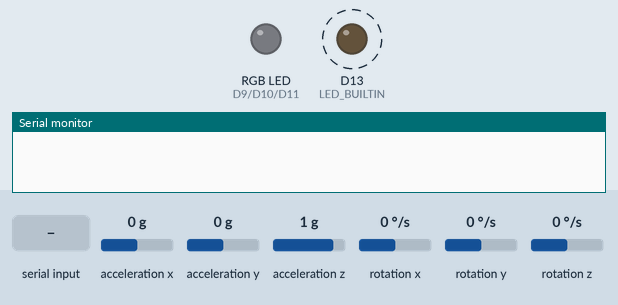
Simulated run of this sketch. Board: Arduino Uno R4 Minima. On the bench: an RGB LED mixed from three pins (HIGH = lit), output pins drawn as LEDs (lit = HIGH), the last lines printed to the serial monitor. Wiring (inferred from the names in the program): MPU-6050 motion sensor at I2C address 0x68. Dashed ring = blinking. The test bench sets the inputs (shaded band); at power-on: acceleration x 0 g, acceleration y 0 g, acceleration z 1 g, rotation x 0 °/s, rotation y 0 °/s, rotation z 0 °/s (analog values on the 0–1023 scale). Dim RGB values are drawn brighter than linear.

Above: at 1.2 s.
1.3 s: "@WIFI CONNECTING\n" received over the second serial link
At 1.72 s:
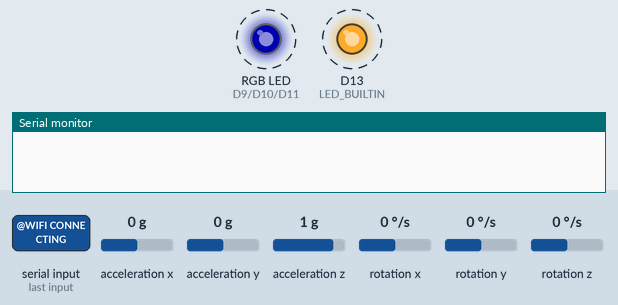
4.3 s: "START\n" received over Serial
At 4.9 s:
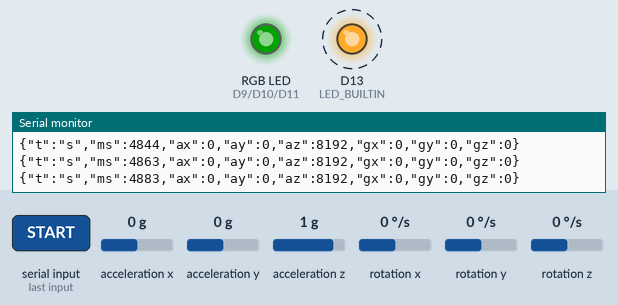
7.3 s: "STOP\n" received over Serial
At 9.55 s:
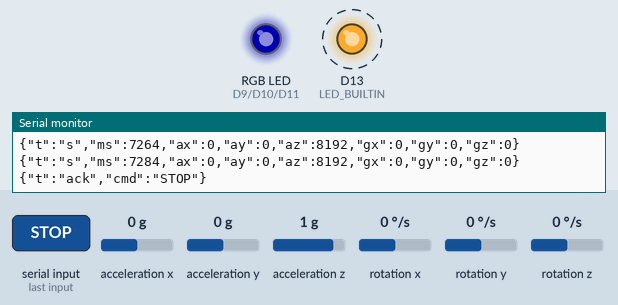
10.3 s: "START\n" received over the second serial link
At 11.25 s:
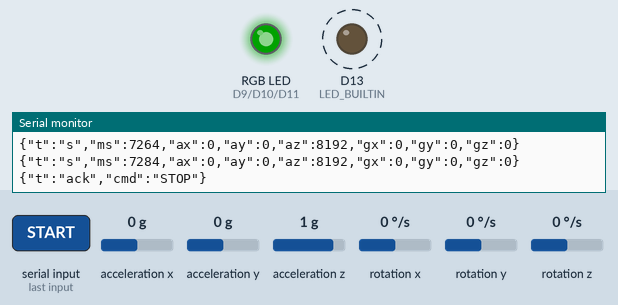
13.3 s: "STOP\n" received over the second serial link
At 15.55 s:
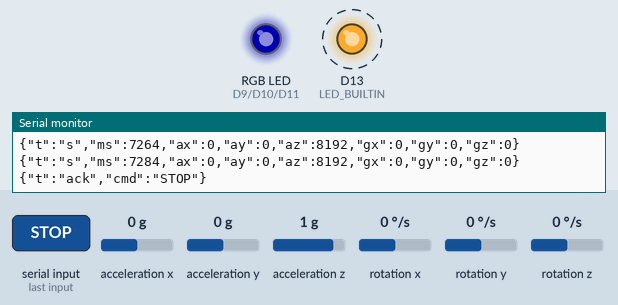
16.3 s: "@WIFI DOWN\n" received over the second serial link
At 18.05 s:
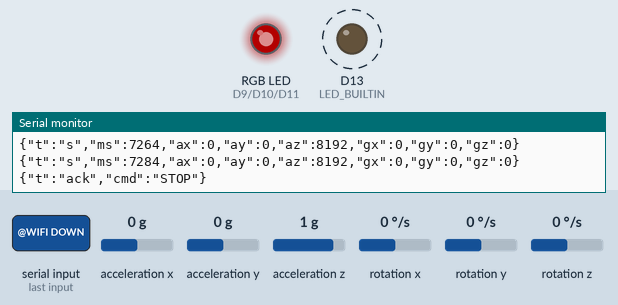
Timing chart, 0 to 20.3 s (numbered marks = the images above; inputs shaded):
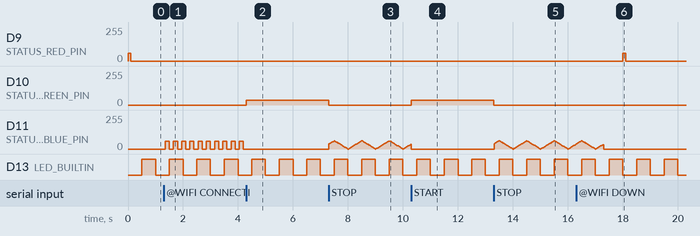

The sketch:

smartrep_arduino.ino
```cpp
/* SmartRep main controller. Sensor acquisition and station status only.
   Upload to UNO R4 Minima; UNO R3 also works with SENSOR_ADXL335.
   The bridge owns participant data, calibration and rep detection. */
#include <Wire.h>
#include <ctype.h>
#include <string.h>
#include <stdio.h>
#include <stdlib.h>

// Set to 1 for the optional Grove LCD (install Seeed rgb_lcd library).
#define SMARTREP_LCD 0
#if SMARTREP_LCD
#include <rgb_lcd.h>
#endif

#define DEVICE_ID "clip-01"
#define FW_VERSION "1.0.0"
#define SENSOR_MPU6050
// For the optional UNO R3 glove, replace the line above with SENSOR_ADXL335.
#define ADXL_AXES 3
const uint8_t STATUS_RED_PIN=9, STATUS_GREEN_PIN=10, STATUS_BLUE_PIN=11, MPU_ADDR=0x68;
const uint32_t SAMPLE_US=20000, COMMAND_TIMEOUT_MS=10000;
struct LinkState { char buffer[64]; uint8_t used; bool overflow; bool streaming; uint32_t lastCommand; };
LinkState usb={};
#if defined(ARDUINO_UNOR4_MINIMA)
LinkState modem={};
#endif
bool sensorOK=false;
uint8_t failures=0, wifiState=0;
uint32_t i2cErrors=0, nextSample=0, lastInfo=0, lastInit=0;


#if SMARTREP_LCD
rgb_lcd lcd;
bool lcdReady=false;
char displayName[17]="", displayLine[17]="";
void lcdRow(uint8_t row,const char *text){
  lcd.setCursor(0,row);
  for(uint8_t i=0;i<16;i++)lcd.write(text[i]?text[i]:' ');
}
void initLCD(){
  Wire.beginTransmission(0x3E);
  lcdReady=Wire.endTransmission()==0;
  if(lcdReady){
    lcd.begin(16,2);Wire.setClock(100000);lcd.setRGB(160,160,160);
    strcpy(displayName,"SmartRep        ");
    strcpy(displayLine,"Ready for a set ");
    lcdRow(0,displayName);lcdRow(1,displayLine);
  }
}
bool displayCommand(char *cmd){
  // LCD|name|completed-reps|quality. The bridge supplies the authoritative count.
  if(strncmp(cmd,"LCD|",4)!=0)return false;
  char *name=cmd+4,*separator=strchr(name,'|');
  if(!separator)return true;
  *separator=0;char *count=separator+1;
  separator=strchr(count,'|');if(!separator)return true;
  *separator=0;const char *quality=separator+1;
  if(!lcdReady)return true;
  char padded[17];memset(padded,' ',16);padded[16]=0;
  for(uint8_t i=0;i<16&&name[i];i++)padded[i]=name[i];
  if(strcmp(displayName,padded)){strcpy(displayName,padded);lcdRow(0,displayName);}
  char next[17];memset(next,0,sizeof(next));
  snprintf(next,sizeof(next),"Reps: %u",(unsigned)atoi(count));
  // Pad before comparing, so old digits disappear without clearing/flickering.
  uint8_t length=strlen(next);for(uint8_t i=length;i<16;i++)next[i]=' ';
  next[16]=0;
  if(strcmp(displayLine,next)){strcpy(displayLine,next);lcdRow(1,displayLine);}
  if(!strcmp(quality,"short")||!strcmp(quality,"rushed"))lcd.setRGB(220,130,0);
  else if(!strcmp(quality,"done"))lcd.setRGB(50,100,220);
  else lcd.setRGB(40,170,60);
  return true;
}
#endif

bool writeRegister(uint8_t reg,uint8_t value){
  Wire.beginTransmission(MPU_ADDR); Wire.write(reg); Wire.write(value);
  return Wire.endTransmission()==0;
}
bool readRegisters(uint8_t reg,uint8_t count,uint8_t *buffer){
  Wire.beginTransmission(MPU_ADDR); Wire.write(reg);
  if(Wire.endTransmission(false)!=0)return false;
  if(Wire.requestFrom((uint8_t)MPU_ADDR,(uint8_t)count)!=(size_t)count)return false;
  for(uint8_t i=0;i<count;i++)buffer[i]=(uint8_t)Wire.read();
  return true;
}
bool initSensor(){
#ifdef SENSOR_MPU6050
  uint8_t who=0;
  return readRegisters(0x75,1,&who)&&who==0x68&&writeRegister(0x6B,0)&&
    writeRegister(0x1A,3)&&writeRegister(0x1B,8)&&writeRegister(0x1C,8);
#else
  return true;
#endif
}
void identity(Stream &out,const char *type){
  out.print(F("{\"t\":\""));out.print(type);out.print(F("\",\"device\":\"" DEVICE_ID "\",\"fw\":\"" FW_VERSION "\",\"sensor\":\""));
#ifdef SENSOR_MPU6050
  out.print(F("mpu6050\",\"hz\":50,\"units\":\"mpu6050_4g_500dps\""));
#else
  #if defined(ARDUINO_UNOR4_MINIMA)
  out.print(F("adxl335\",\"hz\":50,\"units\":\"counts14\""));
  #else
  out.print(F("adxl335\",\"hz\":50,\"units\":\"counts10\""));
  #endif
#endif
  out.print(F(",\"i2c_err\":"));out.print(i2cErrors);out.println('}');
}
void command(Stream &out,LinkState &link){
  char *cmd=link.buffer;
#if SMARTREP_LCD
  if(displayCommand(cmd))return;
#endif
  for(uint8_t i=0;cmd[i];i++)cmd[i]=(char)toupper((unsigned char)cmd[i]);
  link.lastCommand=millis();
  if(!strcmp(cmd,"HELLO"))identity(out,"hello");
  else if(!strcmp(cmd,"PING")){out.print(F("{\"t\":\"pong\",\"ms\":"));out.print(millis());out.println('}');}
  else if(!strcmp(cmd,"START")){
    if(sensorOK){link.streaming=true;out.println(F("{\"t\":\"ack\",\"cmd\":\"START\"}"));}
    else out.println(F("{\"t\":\"err\",\"msg\":\"MPU-6050 not found\"}"));
  }else if(!strcmp(cmd,"STOP")){link.streaming=false;out.println(F("{\"t\":\"ack\",\"cmd\":\"STOP\"}"));}
  else if(!strcmp(cmd,"@WIFI CONNECTING"))wifiState=1;
  else if(!strcmp(cmd,"@WIFI UP"))wifiState=2;
  else if(!strcmp(cmd,"@WIFI BRIDGE"))wifiState=3;
  else if(!strcmp(cmd,"@WIFI DOWN"))wifiState=0;
}
void pollLink(Stream &out,LinkState &link){
  while(out.available()){
    char c=(char)out.read();
    if(c=='\r')continue;
    if(c=='\n'){
      if(!link.overflow){link.buffer[link.used]=0;command(out,link);}
      link.used=0;link.overflow=false;
    }else if(link.used<sizeof(link.buffer)-1&&!link.overflow)link.buffer[link.used++]=c;
    else link.overflow=true;
  }
  if((uint32_t)(millis()-link.lastCommand)>COMMAND_TIMEOUT_MS)link.streaming=false;
}
void statusLight(){
  uint32_t now=millis();bool streaming=usb.streaming;
#if defined(ARDUINO_UNOR4_MINIMA)
  streaming|=modem.streaming;
#endif
  uint8_t red=0,green=0,blue=0;
  if(!sensorOK)red=(now/250)%2?90:0;
  else if(streaming)green=35;
  else if(wifiState==3||(usb.lastCommand&&now-usb.lastCommand<10000))blue=(now%1000<500)?(now%500)/8:(500-now%500)/8;
  else if(wifiState==1||wifiState==2)blue=(now/150)%2?60:0;
  else red=now%3000<100?60:0;
  analogWrite(STATUS_RED_PIN,red);analogWrite(STATUS_GREEN_PIN,green);analogWrite(STATUS_BLUE_PIN,blue);
  digitalWrite(LED_BUILTIN,(now/500)%2);
}
void sample(){
  char line[180];
#ifdef SENSOR_MPU6050
  uint8_t bytes[14];
  if(!readRegisters(0x3B,14,bytes)){
    i2cErrors++;failures++;
    if(failures>=5){
      sensorOK=initSensor();failures=0;
      Serial.println(F("{\"t\":\"err\",\"msg\":\"sensor read failed, re-initialising\"}"));
#if defined(ARDUINO_UNOR4_MINIMA)
      Serial1.println(F("{\"t\":\"err\",\"msg\":\"sensor read failed, re-initialising\"}"));
#endif
    }
    return;
  }
  failures=0;int16_t a[6];
  for(uint8_t i=0;i<3;i++)a[i]=(int16_t)((uint16_t)bytes[i*2]<<8|bytes[i*2+1]);
  for(uint8_t i=0;i<3;i++)a[i+3]=(int16_t)((uint16_t)bytes[8+i*2]<<8|bytes[9+i*2]);
  snprintf(line,sizeof(line),"{\"t\":\"s\",\"ms\":%lu,\"ax\":%d,\"ay\":%d,\"az\":%d,\"gx\":%d,\"gy\":%d,\"gz\":%d}",(unsigned long)millis(),a[0],a[1],a[2],a[3],a[4],a[5]);
#else
  int x=analogRead(A0),y=analogRead(A1),z=ADXL_AXES==3?analogRead(A2):0;
  snprintf(line,sizeof(line),"{\"t\":\"s\",\"ms\":%lu,\"x\":%d,\"y\":%d,\"z\":%d}",(unsigned long)millis(),x,y,z);
#endif
  if(usb.streaming)Serial.println(line);
#if defined(ARDUINO_UNOR4_MINIMA)
  if(modem.streaming)Serial1.println(line);
#endif
}
void setup(){
  pinMode(STATUS_RED_PIN,OUTPUT);pinMode(STATUS_GREEN_PIN,OUTPUT);pinMode(STATUS_BLUE_PIN,OUTPUT);pinMode(LED_BUILTIN,OUTPUT);
  Serial.begin(115200);
#if defined(ARDUINO_UNOR4_MINIMA)
  Serial1.begin(115200);analogReadResolution(14);
#endif
  // No while(!Serial): the station must boot on its own power adapter.
  Wire.begin();Wire.setClock(100000);
#if defined(ARDUINO_UNOR4_MINIMA) || defined(WIRE_HAS_TIMEOUT)
  Wire.setWireTimeout(25000,true);
#endif
#if SMARTREP_LCD
  initLCD();
#endif
  sensorOK=initSensor();lastInit=millis();nextSample=micros();
}
void loop(){
  pollLink(Serial,usb);
#if defined(ARDUINO_UNOR4_MINIMA)
  pollLink(Serial1,modem);
  if((uint32_t)(millis()-lastInfo)>=2000){lastInfo=millis();identity(Serial1,"info");}
#endif
  if(!sensorOK&&(uint32_t)(millis()-lastInit)>=2000){lastInit=millis();sensorOK=initSensor();}
  // A fixed micros deadline avoids drift. Skip a missed deadline instead of
  // flooding the bridge with repeated samples after a sensor timeout.
  if((int32_t)(micros()-nextSample)>=0){
    nextSample+=SAMPLE_US;
    if((int32_t)(micros()-nextSample)>=0)nextSample=micros()+SAMPLE_US;
    if(sensorOK)sample();
  }
  statusLight();
}
```

Measured:
- after the input at 1.3 s, D9 (STATUS_RED_PIN): stays 0/255 (without the input it goes to 60/255 after 1.7 s); D11 (STATUS_BLUE_PIN): alternates 60/255 for 0.15 s and 0/255 for 0.15 s, starting after 0.05 s
- after the input at 4.3 s, D10 (STATUS_GREEN_PIN): 0/255 → 35/255 at once; D11 (STATUS_BLUE_PIN): stops changing and stays 0/255
- after the input at 10.3 s, D10 (STATUS_GREEN_PIN): 0/255 → 35/255 at once
- after the input at 16.3 s, D9 (STATUS_RED_PIN): 0/255 → 60/255 after 1.7 s, → 0/255 0.10 s later
- by itself, D13 (LED_BUILTIN): alternates HIGH for 0.50 s and LOW for 0.50 s
